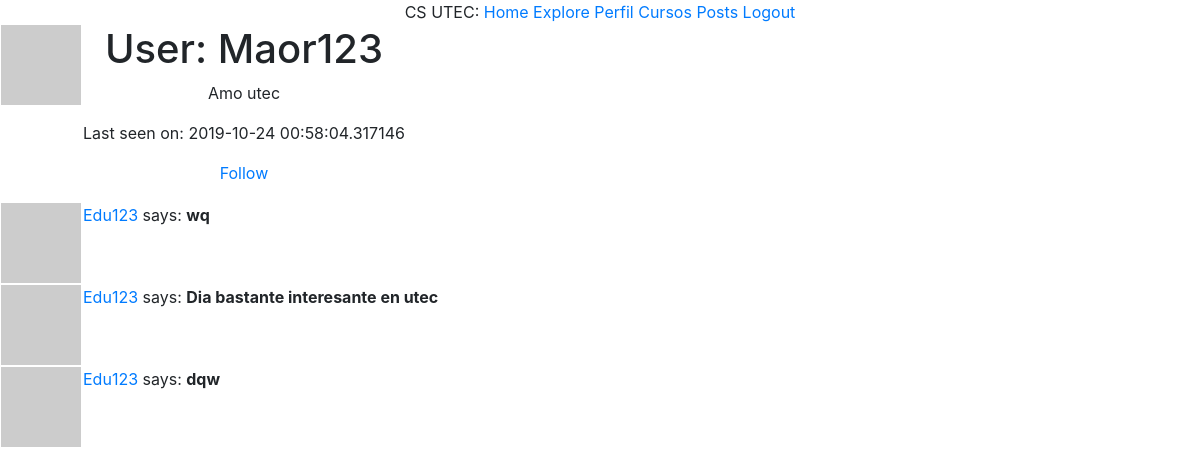
The app's page /user/Maor123 (signed in) with its own data.
### app/models.py (models this page shows, shortened)
class User(UserMixin, db.Model):
    id = db.Column(db.Integer, primary_key=True)
    username = db.Column(db.String(70), index = True, unique = True)
    email = db.Column(db.String(90), index = True, unique = True)
    password_hash = db.Column(db.String(110))
    posts = db.relationship('Post', backref='author', lazy='dynamic')
    gender = db.Column(db.String(5))
    about_me = db.Column(db.String(140))
    last_seen = db.Column(db.DateTime, default=datetime.utcnow)
    followed = db.relationship(
        'User', secondary=followers,
        primaryjoin=(followers.c.follower_id == id),
        secondaryjoin=(followers.c.followed_id == id),
        backref=db.backref('followers', lazy='dynamic'), lazy='dynamic')
    def avatar(self, size):
        digest = md5(self.email.lower().encode('utf-8')).hexdigest()
        return 'https://www.gravatar.com/avatar/{}?d=identicon&s={}'.format(digest, size)
    def is_following(self, user): #Si retorna uno, es porque el usuario sigue.
        return self.followed.filter(
            followers.c.followed_id == user.id).count() > 0 #revisa que
    def user_posts(self):
        return self.posts

class Post(db.Model):
    id = db.Column(db.Integer, primary_key=True)
    body = db.Column(db.String(140))
    timestamp = db.Column(db.DateTime, index=True, default=datetime.utcnow)
    user_id = db.Column(db.Integer, db.ForeignKey('user.id'))

### app/routes.py (the view)
@app.route('/user/<username>')
@login_required
def user(username):
    user = User.query.filter_by(username=username).first_or_404()
    posts = current_user.user_posts()
    return render_template('user.html', user=user, posts=posts)

### app/models.py (called while the page is built)
@login.user_loader
def load_user(id):
    return User.query.get(int(id))

### app/routes.py (called while the page is built)
@app.before_request
def before_request():
    if current_user.is_authenticated:
        current_user.last_seen = datetime.utcnow()
        db.session.commit()

### app/templates/user.html
{% extends "base.html" %}
{% block content %}
  <table>
        <tr valign="top">
            <td><img src="{{ user.avatar(128) }}"></td>
            <td>
                <h1>User: {{ user.username }}</h1>
                {% if user.about_me %}<p>{{ user.about_me }}</p>{% endif %}
                {% if user.last_seen %}<p>Last seen on: {{ user.last_seen }}</p>{% endif %}
                {% if user == current_user %}
                <p><a href="{{ url_for('edit_profile') }}">Edit your profile</a></p>
                {% elif not current_user.is_following(user) %}
                <p><a href="{{ url_for('follow', username=user.username) }}">Follow</a></p>
		{% else %}
		<p><a href="{{ url_for('unfollow', username=user.username) }}">Unfollow</a></p>
                {% endif %}
            </td>
        </tr>
  </table>
    {% for post in posts %}
        {% include "_post.html" %}
    {% endfor %}
{% endblock %}

### app/templates/_post.html
  <table style = "text-align: center">
        <tr valign="top">
            <td><img src="{{ post.author.avatar(36) }}"></td>
            <td>
                <a href="{{ url_for('user', username=post.author.username) }}">
                    {{ post.author.username }}
                </a>
                says: <b>{{ post.body }}</b>
            </td>
        </tr>
    </table>

### records on screen
User: username "Maor123", about_me "Amo utec", last_seen "2019-10-24 00:58:04.317146"
Post: author.username "Edu123", body "wq"
Post: author.username "Edu123", body "Dia bastante interesante en utec"
Post: author.username "Edu123", body "dqw"
